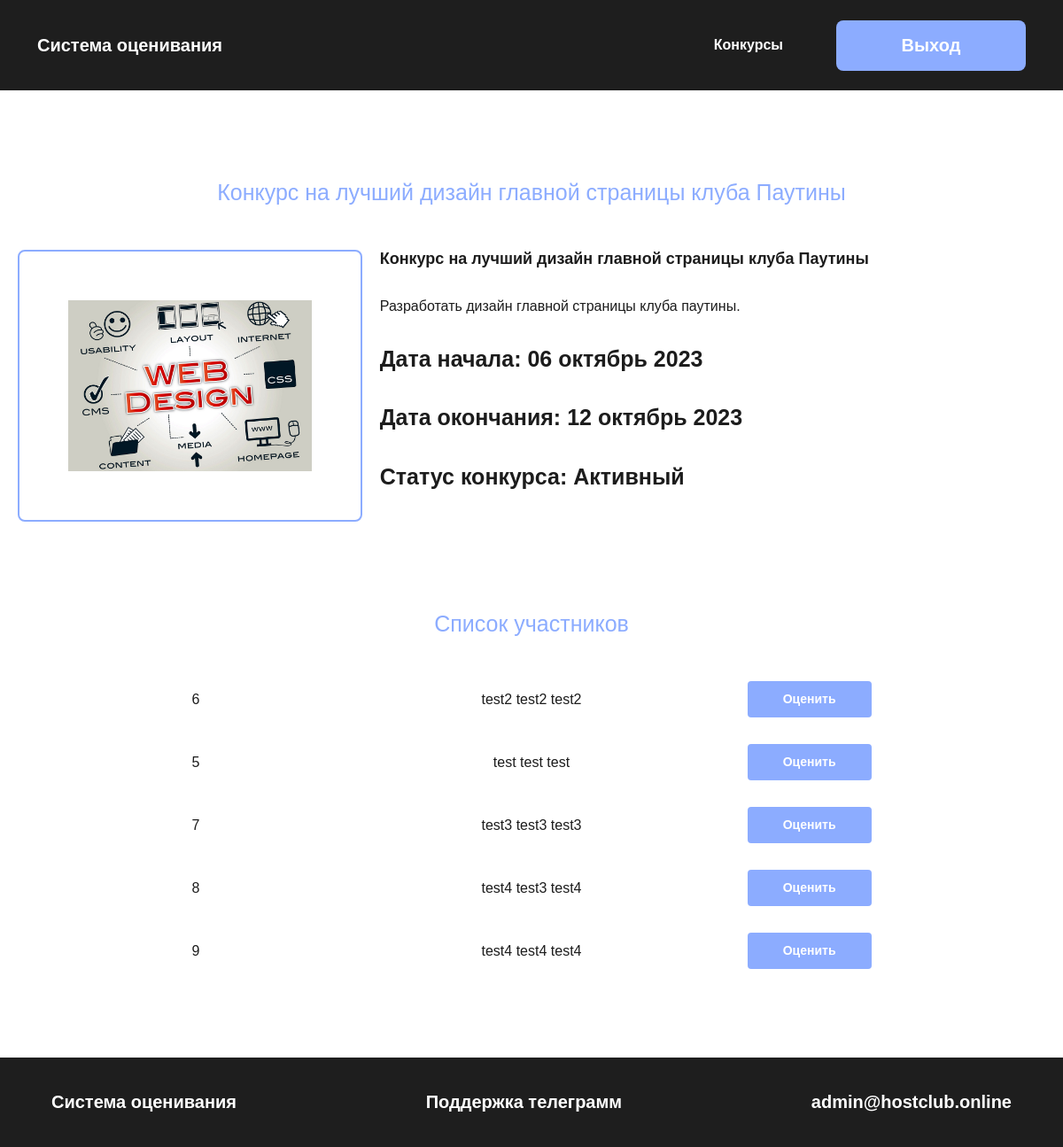
The app's page /competition/1 (signed in) with its own data.
### tables this page shows
CREATE TABLE `users_competition` (
  `id` int NOT NULL,
  `competition_id` int NOT NULL,
  `user_id` int NOT NULL,
  `user_role` int NOT NULL
);

CREATE TABLE `competition` (
  `id` int NOT NULL,
  `name` varchar(255) NOT NULL,
  `description` varchar(500) NOT NULL,
  `date_beginning` datetime NOT NULL,
  `expiration_date` datetime NOT NULL,
  `status` int DEFAULT '1',
  `path` varchar(255) NOT NULL
);

CREATE TABLE `competition_status` (
  `id` int NOT NULL,
  `name` varchar(255) NOT NULL
);

CREATE TABLE `users` (
  `id` int NOT NULL,
  `email` varchar(255) NOT NULL,
  `password` varchar(250) NOT NULL,
  `name` varchar(255) NOT NULL,
  `surname` varchar(255) NOT NULL,
  `patronymic` varchar(255) DEFAULT NULL,
  `role` int NOT NULL,
  `pautina_id` int NOT NULL DEFAULT '0'
);

### application/controllers/CompetitionController.php (called while the page is built, shortened)
<?php
class CompetitionController extends Controller
{
    public function showCompetitionCode()
    {
        $this->competition = $this->model->getCompetition();
        $vars = [
            'competition' => $this->competition,
        ];
        return $vars;
    }
    public function oneAction()
    {
        $vars = [];
        $this->competition = $this->showCompetitionCode();
        foreach ($this->competition['competition'] as $item) {
            if ($item['id'] == $this->route['id']) {
                $vars = [
                    'oneCompetition' => $item,
                ];
                break;
            }
        }
        $this->view->render('Страница конкурса', $vars);
    }
}

### index.php (called while the page is built, shortened)
<?php
spl_autoload_register(function ($class) {
    $path = str_replace('\\','/', $class . '.php');
});
$router = new Router();
    $router->run();

### application/lib/Db.php (called while the page is built, shortened)
<?php
class Db
{
    protected $db;
    public function __construct()
    {
        $config = require 'application/config/db.php';
        try {
            $dsn = 'mysql:host=' . $config['host'] . ';dbname=' . $config['dbname'] . ';charset=' . $config['charset'];
            $option = [
                PDO::ATTR_ERRMODE => PDO::ERRMODE_EXCEPTION,
            ];
            $this->db = new \PDO($dsn, $config['username'], $config['password'], $option);
        } catch (\PDOException $exceptione) {
            echo 'Ошибка при подключении к базе данных: ' . $exceptione->getMessage();
        }
    }
    public function query($sql, $params = []) {
        $stmt = $this->db->prepare($sql);
        if(!empty($params)) {
            foreach ($params as $key => $val) {
                $stmt->bindValue(':' . $key , $val);
            }
        }
        $stmt->execute();
        return $stmt;
    }
    public function row($sql, $params = []) {
        $result = $this->query($sql, $params);
        return $result->fetchAll(PDO::FETCH_ASSOC);
    }
}

### application/config/db.php (called while the page is built)
<?php
return [
    'host' => 'localhost',
    'dbname' => 'grading_system',
    'username' => 'root',
    'password' => '',
    'charset' => 'utf8'
];

### application/models/Competition.php (called while the page is built, shortened)
<?php
class Competition extends Model
{
    public function getCompetition()
    {
        if (isset($_SESSION['user'])) :
            if ($_SESSION['user']['role'] === 2) :
                $params = [
                    'user_id' => $_SESSION['user']['id'],
                    'user_role' => $_SESSION['user']['role'],
                ];
                $result = $this->db->row('SELECT * FROM `users_competition` JOIN `competition`
                ON users_competition.competition_id = competition.id WHERE `user_id` = :user_id AND `user_role` = :user_role', $params);
                return $result;
            endif;
        endif;
    }
    public function getParticipant($id)
    {
        if (isset($_SESSION['user'])) :
            if ($_SESSION['user']['role'] > 1) :
                $params = [
                    'id' => $id,
                    'role' => 1
                ];
                $result = $this->db->row('SELECT competition_id as competition_id, user_id as user_id, users.name as user_name,
                users.surname as user_surname, users.patronymic as user_patronymic
                FROM `users_competition`
                JOIN `users` ON users_competition.user_id = users.id JOIN competition ON users_competition.competition_id = competition.id
                WHERE `competition_id` = :id AND `user_role` = :role AND competition.status = 1', $params);
                return $result;
            endif;
        endif;
    }
}

### application/core/Model.php (called while the page is built, shortened)
<?php
abstract class Model
{
    public function __construct() {
        $this->db = new Db;
    }
}

### application/views/competition/one.php (the view, shortened to what this page needs)
<?php
    $db = new Db();
    $params = [
            'id' => $oneCompetition['status'],
    ];
    $oneCompetitionStatus = $db->row('SELECT * FROM `competition_status` WHERE `id` = :id', $params);
    $oneCompetitionStatus = $oneCompetitionStatus[0];
?>
<div class="one-conkurs">
    <h1 class="zag__one-conkurs"><?php echo $oneCompetition['name'] ?></h1>
    <div class="info__conkurs">
        <div class="img-block__conkurs">
            <img src="../../<?php echo $oneCompetition['path'] ?>" alt="Здесь должна была быть картинка :(" />
        </div>
        <div class="info-inner__conkurs">
            <h2 class="subname__conkurs"><?php echo $oneCompetition['name'] ?></h2>
            <p class="description__conkurs"><?php echo $oneCompetition['description'] ?></p>
            <div class="date-info__conkurs"> Дата начала:
                <?php
                    $arr = [
                        'январь',
                        'февраль',
                        'март',
                        'апрель',
                        'май',
                        'июнь',
                        'июль',
                        'август',
                        'сентябрь',
                        'октябрь',
                        'ноябрь',
                        'декабрь'
                    ];
                    $month = date('n')-1;
                    $date = new DateTimeImmutable ($oneCompetition['date_beginning']);
                    echo $date->format('d') . ' ' . $arr[$month] . ' ' . $date->format('Y');
                ?>
            </div>
            <div class="date-info__conkurs"> Дата окончания:
                <?php
                $date = new DateTimeImmutable ($oneCompetition['expiration_date']);
                echo $date->format('d') . ' ' . $arr[$month] . ' ' . $date->format('Y');
                ?>
            </div>
            <div class="date-info__conkurs">
                <p>Статус конкурса: <?php echo $oneCompetitionStatus['name']?></p>
            </div>
        </div>
    </div>
    <?php
        $participant = new Competition();
        if(isset($_SESSION['user']['role']) AND $_SESSION['user']['role'] == 2):
            $participant_info = $participant->getParticipant($oneCompetition['id']);
            ?>
            <div class="users__conkurs">
                <h1 class="zag-users__conkurs">
                    Список участников
                </h1>
                <div class="block-users__conkurs">
                    <?php
                        if(!empty($participant_info)) :
                            foreach ($participant_info as $value): ?>
                                <div class="user__conkurs">
                                    <div class="id-user__conkurs"><?php echo $value['user_id'] ?></div>
                                    <div class="fio-user__conkurs"><?php echo $value['user_surname'] . ' ' . $value['user_name'] . ' ' . $value['user_patronymic'] ?></div>
                                    <div class="container__btn-user__conkurs">
                                        <form method="post" action="/competition/<?php echo $oneCompetition['id'] ?>/grade" name="gradeCriterionData" class="deleteParticipants">
                                            <input type="submit" class="btn-user__conkurs" name="gradeCriterionData" value="Оценить">
                                        </form>
                                    </div>
                                </div>
                            <?php endforeach;
                            endif;
                    ?>
                </div>
            </div>
            <?php
        endif;
    ?>
</div>

### application/core/Router.php (shortened to what this page needs)
<?php
class Router
{
    protected $routes = [];
    protected $params = [];
    public function add($route, $params) {
        $route = preg_replace('/{([a-z]+):([^\}]+)}/', '(?P<\1>\2)', $route);
        $route = '#^' . $route . '$#';
        $this->routes[$route] = $params;
    }
    public function match() {
        $url =trim($_SERVER['REQUEST_URI'], '/');
        foreach ($this->routes as $route => $params) {
            if(preg_match($route, $url, $matches)) {
                foreach ($matches as $key => $match) {
                    if (is_string($key)) {
                        if (is_numeric($match)) {
                            $match = (int) $match;
                        }
                        $params[$key] = $match;
                    }
                }
                $this->params = $params;
                return true;
            }
        }
        return false;
    }
    public function run() {
        if($this->match()) {
            $path = 'application\controllers\\' . ucfirst($this->params['controller']) . 'Controller';
            if(class_exists($path)) {
                $action = $this->params['action'] . 'Action';
                if(method_exists($path, $action)) {
                    $controller = new $path($this->params);
                    $controller -> $action();
                } else {
                    View::errorCode(404);
                }
            } else {
                View::errorCode(404);
            }
        } else {
            View::errorCode(404);
        }
    }
}

### application/core/View.php (shortened to what this page needs)
<?php
class View
{
    public $path;
    public $layout = 'default';
    public function __construct($route) {
        $this->path = $route['controller'] . '/' . $route['action'];
    }
    public function render($title, $vars = []) {
        $path = 'application/views/' . $this->path . '.php';
        if(file_exists($path)) {
            require $path;
            $content = ob_get_clean();
            require 'application/views/layouts/' . $this->layout . '.php';
        } else {
            echo 'Вид не найден:' . $this->path . '.';
        }
    }
}

### application/views/layouts/default.php (shortened to what this page needs)
<!DOCTYPE html>
<html lang="ru">
<head>
    <link rel="stylesheet" href="../../public/styles/style.css">
    <link href="https://allfont.ru/allfont.css?fonts=pragmatica" rel="stylesheet" type="text/css" />
</head>
<body>
    <div class="wrapper">
        <header class="header">
            <div class="header__inner">
                <a href="/" class="logo logo__header">
                    Система оценивания
                </a>
                <?php
                if (isset($_SESSION['user'])) : ?>
                    <div class="header__menu">
                        <a href="/competition" class="menu__link">Конкурсы</a>
                        <a href="/logout" class="btn__header">Выход</a>
                    </div>
                <?php else : ?>
                    <a href="/login" class="btn__header">Авторизоваться</a>
                <?php endif;
                ?>
            </div>
        </header>
        <main class="main">
            <?php
            if ($content) {
                echo $content;
            } else {
                echo 'Ошибка при выводе контента.';
            }
            ?>
        </main>
        <footer class="footer" id="#grade">
            <div class="footer__inner">
                <a href="/" class="logo logo__footer">
                    Система оценивания
                </a>
                <a href="#" class="btn__footer">Поддержка телеграмм</a>
                <a href="#" class="btn__footer">admin@hostclub.online</a>
            </div>
        </footer>
    </div>
</body>
</html>

### public/styles/style.css (style rules this page uses)
*, *::after, *::before { box-sizing: border-box; margin: 0; padding: 0; }
a { text-decoration: none; }
body { font-family: "Pragmatica", arial; }
@media (max-width: 1400px) { .header__inner, .footer__inner, .auth, .add-conkurs, .conkurs-admin, .conkurs, .ocenka, .one-conkurs, .start__container { margin: 0 20px !important; } }
header { background: #1e1e1e; padding: 22px; }
.header__inner { max-width: 1400px; margin: 0 auto; display: flex; gap: 10px; justify-content: space-between; align-items: center; }
.logo { font-style: normal; font-weight: 700; font-size: 20px; line-height: 25px; color: #ffffff; }
.btn__header { width: 214px; text-align: center; padding: 16px 0; background: #8cacff; border-radius: 8px; font-style: normal; font-weight: 700; font-size: 20px; line-height: 25px; color: #ffffff; transition: 0.3s; }
footer { background: #1e1e1e; padding: 38px; }
.footer__inner { max-width: 1400px; margin: 0 auto; display: flex; align-items: center; justify-content: space-between; }
.btn__footer { font-style: normal; font-weight: 700; font-size: 20px; line-height: 25px; color: #ffffff; }
.one-conkurs { padding: 100px 0; max-width: 1400px; margin: 0 auto; }
.zag__one-conkurs { text-align: center; font-style: normal; font-weight: 500; font-size: 25px; line-height: 30px; color: #8cacff; }
.info__conkurs { margin-top: 50px; display: flex; gap: 20px; }
.img-block__conkurs { border: 2px solid #8cacff; border-radius: 8px; width: 453px; height: 307px; padding: 55px; }
.info-inner__conkurs { width: 927px; display: flex; flex-direction: column; justify-content: space-between; }
.img-block__conkurs img { width: 100%; height: 100%; object-fit: cover; }
.subname__conkurs { font-style: normal; font-weight: 600; font-size: 18px; line-height: 21px; color: #1c1c1c; }
.description__conkurs { transition: 0.3s; font-style: normal; font-weight: 400; font-size: 16px; line-height: 16px; color: #1c1c1c; }
.date-info__conkurs { font-style: normal; font-weight: 700; font-size: 25px; line-height: 31px; color: #1c1c1c; }
.users__conkurs { margin-top: 100px; display: flex; flex-direction: column; align-items: center; gap: 50px; }
.zag-users__conkurs { font-style: normal; font-weight: 500; font-size: 25px; line-height: 30px; color: #8cacff; }
.block-users__conkurs { display: flex; flex-direction: column; gap: 30px; }
.user__conkurs { width: 767px; display: grid; align-items: center; grid-template-columns: 1fr 2fr 1fr; }
.id-user__conkurs { font-style: normal; font-weight: 500; font-size: 16px; line-height: 19px; color: #1c1c1c; }
.fio-user__conkurs { text-align: center; font-style: normal; font-weight: 500; font-size: 16px; line-height: 19px; color: #1c1c1c; }
.btn-user__conkurs { background: #8cacff; border-radius: 4px; padding: 12px 40px; font-style: normal; font-weight: 700; font-size: 14px; line-height: 17px; color: #ffffff; transition: 0.3s; }
.container__btn-user__conkurs { display: flex; justify-content: end; }
.header__menu { display: flex; align-items: center; gap: 30px; }
.menu__link { color: #FFFFFF; font-weight: 700; padding: 20px 30px; border-radius: 7px; transition: all .3s ease-in-out; }
input { outline: 0; border: none; }
input[type=submit] { cursor: pointer; }
html, body { height: 100%; }
.wrapper { min-height: 100%; display: flex; flex-direction: column; }
.main { flex: 1 1 auto; }

### records on screen
users_competition: competition.name "Конкурс на лучший дизайн главной страницы клуба Паутины", competition.path (picture), competition.description "Разработать дизайн главной страницы клуба паутины.", competition.date_beginning "06", competition.date_beginning "2023", competition.expiration_date "12", competition.expiration_date "2023"
competition_status: name "Активный"
users_competition: user "6", user.surname "test2", user.name "test2", user.patronymic "test2"
users_competition: user "5", user.surname "test", user.name "test", user.patronymic "test"
users_competition: user "7", user.surname "test3", user.name "test3", user.patronymic "test3"
users_competition: user "8", user.surname "test4", user.name "test3", user.patronymic "test4"
users_competition: user "9", user.surname "test4", user.name "test4", user.patronymic "test4"
